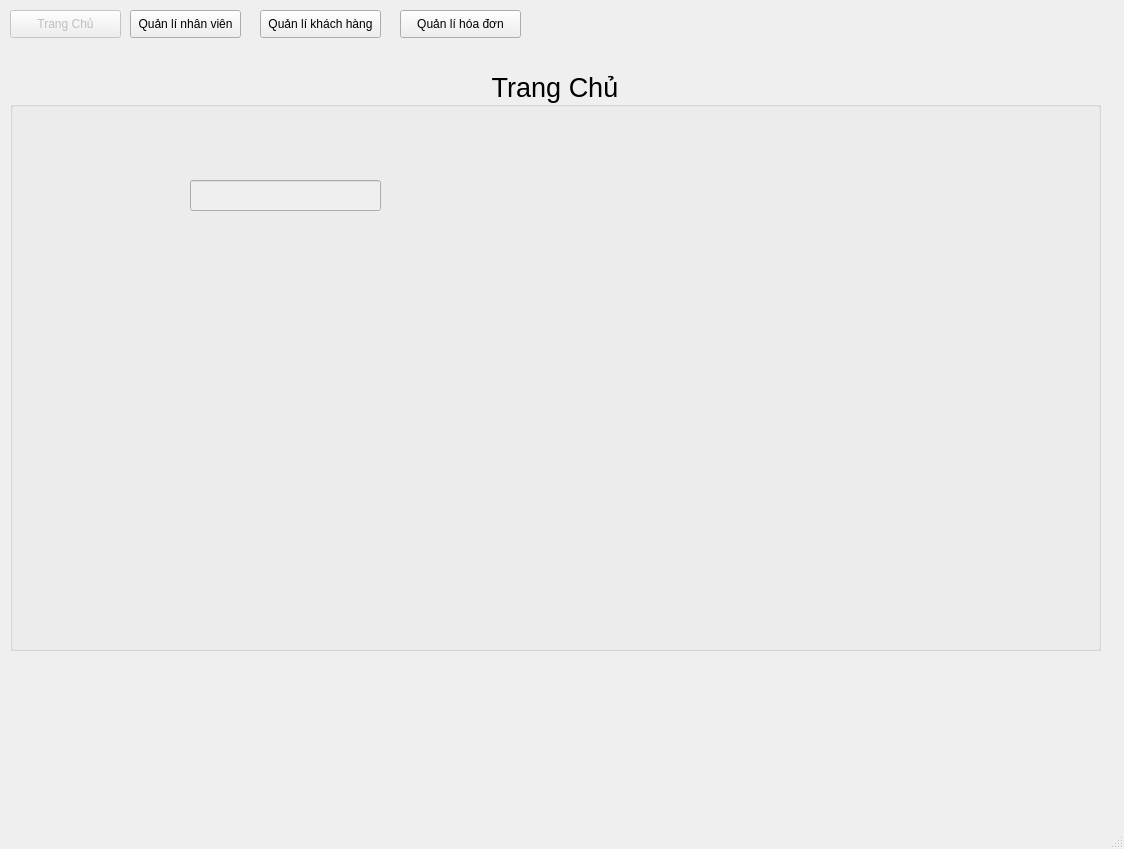
<?xml version="1.0" encoding="UTF-8"?>
<ui version="4.0">
 <class>MainWindow</class>
 <widget class="QMainWindow" name="MainWindow">
  <property name="geometry">
   <rect>
    <x>0</x>
    <y>0</y>
    <width>1124</width>
    <height>849</height>
   </rect>
  </property>
  <property name="windowTitle">
   <string>MainWindow</string>
  </property>
  <widget class="QWidget" name="centralwidget">
   <widget class="QPushButton" name="btnHD">
    <property name="geometry">
     <rect>
      <x>400</x>
      <y>10</y>
      <width>121</width>
      <height>28</height>
     </rect>
    </property>
    <property name="styleSheet">
     <string notr="true"/>
    </property>
    <property name="text">
     <string>Quản lí hóa đơn</string>
    </property>
   </widget>
   <widget class="QGroupBox" name="groupBox">
    <property name="geometry">
     <rect>
      <x>10</x>
      <y>70</y>
      <width>1091</width>
      <height>581</height>
     </rect>
    </property>
    <property name="font">
     <font>
      <pointsize>20</pointsize>
     </font>
    </property>
    <property name="title">
     <string>Trang Chủ</string>
    </property>
    <property name="alignment">
     <set>Qt::AlignCenter</set>
    </property>
    <widget class="QLineEdit" name="maNV">
     <property name="enabled">
      <bool>false</bool>
     </property>
     <property name="geometry">
      <rect>
       <x>180</x>
       <y>110</y>
       <width>191</width>
       <height>31</height>
      </rect>
     </property>
     <property name="font">
      <font>
       <pointsize>10</pointsize>
      </font>
     </property>
    </widget>
   </widget>
   <widget class="QPushButton" name="btnNV">
    <property name="enabled">
     <bool>true</bool>
    </property>
    <property name="geometry">
     <rect>
      <x>130</x>
      <y>10</y>
      <width>111</width>
      <height>28</height>
     </rect>
    </property>
    <property name="font">
     <font>
      <kerning>true</kerning>
     </font>
    </property>
    <property name="styleSheet">
     <string notr="true"/>
    </property>
    <property name="text">
     <string>Quản lí nhân viên</string>
    </property>
   </widget>
   <widget class="QPushButton" name="btnKH">
    <property name="geometry">
     <rect>
      <x>260</x>
      <y>10</y>
      <width>121</width>
      <height>28</height>
     </rect>
    </property>
    <property name="styleSheet">
     <string notr="true"/>
    </property>
    <property name="text">
     <string>Quản lí khách hàng</string>
    </property>
   </widget>
   <widget class="QPushButton" name="btnHome">
    <property name="enabled">
     <bool>false</bool>
    </property>
    <property name="geometry">
     <rect>
      <x>10</x>
      <y>10</y>
      <width>111</width>
      <height>28</height>
     </rect>
    </property>
    <property name="font">
     <font>
      <kerning>true</kerning>
     </font>
    </property>
    <property name="styleSheet">
     <string notr="true"/>
    </property>
    <property name="text">
     <string>Trang Chủ</string>
    </property>
   </widget>
  </widget>
  <widget class="QMenuBar" name="menubar">
   <property name="geometry">
    <rect>
     <x>0</x>
     <y>0</y>
     <width>1124</width>
     <height>26</height>
    </rect>
   </property>
  </widget>
  <widget class="QStatusBar" name="statusbar"/>
 </widget>
 <resources/>
 <connections/>
</ui>
